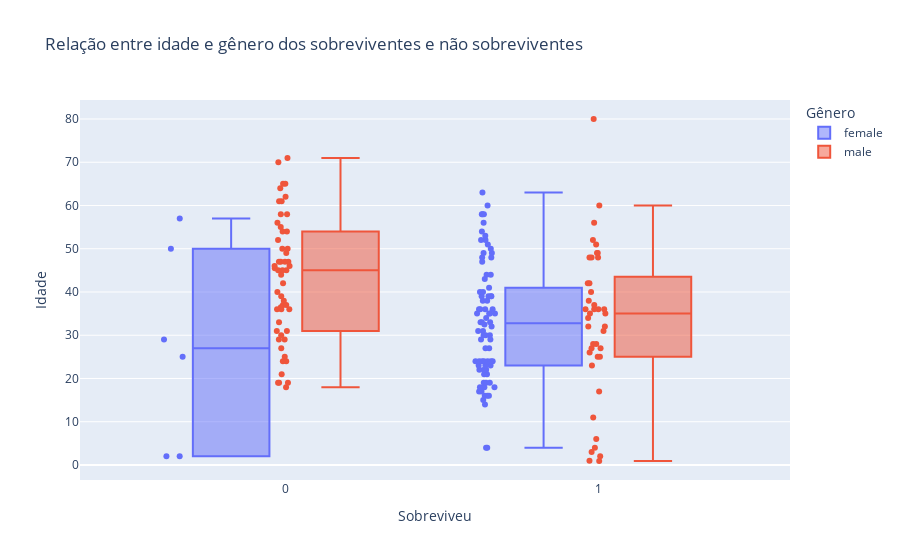

Notebook code cell kept with this figure:
### Markdown cell above
<h1 style="text-align:center;color:red;">Analise da Idade Vs Genero</h1>

### Code cell
# convertendo as colunas para letras minusculas.
df_new.columns = [ l.lower() for l in df_new.columns]
fig = px.box(df_new, x='survived', y='age', color='sex', points='all', title='Relação entre idade e gênero dos sobreviventes e não sobreviventes',
             category_orders={'survived': [0, 1], 'sex': ['female', 'male']},
             labels={'survived': 'Sobreviveu', 'age': 'Idade', 'sex': 'Gênero'})

fig.show()

### Figure 1 — Plotly figure (JSON) as saved in the notebook; plotly's stock layout.template omitted (floating-point values rounded to 4 significant figures)
{"data": [{"alignmentgroup": "True", "boxpoints": "all", "hovertemplate": "Gênero=female<br>Sobreviveu=%{x}<br>Idade=%{y}<extra></extra>", "legendgroup": "female", "marker": {"color": "#636efa"}, "name": "female", "notched": false, "offsetgroup": "female", "orientation": "v", "showlegend": true, "type": "box", "x": [1, 1, 1, 1, 1, 1, 1, 1, 1, 1, 0, 1, 1, 0, 1, 1, 1, 0, 1, 1, 1, 1, 1, 0, 1, 1, 1, 1, 1, 1, 1, 1, 1, 1, 1, 1, 1, 1, 1, 1, 1, 1, 1, 1, 1, 1, 1, 0, 1, 1, 1, 1, 1, 1, 1, 1, 1, 1, 1, 1, 1, 1, 1, 1, 1, 1, 1, 1, 1, 1, 1, 1, 1, 1, 1, 0, 1, 1, 1, 1, 1, 1, 1, 1, 1, 1, 1, 1], "x0": " ", "xaxis": "x", "y": [38, 35, 4, 58, 49, 29, 23, 32.5, 19, 22, 50, 44, 58, 2, 31, 32, 35, 29, 30, 58, 35, 63, 19, 2, 50, 17, 30, 24, 18, 31, 40, 36, 36, 16, 41, 24, 24, 22, 60, 24, 23, 24, 33, 14, 23, 35, 54, 25, 16, 34, 30, 44, 22, 36, 48, 39, 53, 39, 39, 18, 52, 40, 4, 21, 24, 15, 18, 24, 38, 27, 29, 21, 33, 36, 51, 57, 43, 17, 49, 33, 52, 27, 39, 16, 48, 47, 56, 19], "y0": " ", "yaxis": "y"}, {"alignmentgroup": "True", "boxpoints": "all", "hovertemplate": "Gênero=male<br>Sobreviveu=%{x}<br>Idade=%{y}<extra></extra>", "legendgroup": "male", "marker": {"color": "#EF553B"}, "name": "male", "notched": false, "offsetgroup": "male", "orientation": "v", "showlegend": true, "type": "box", "x": [0, 1, 1, 0, 0, 0, 0, 0, 0, 1, 0, 0, 0, 0, 0, 0, 0, 0, 0, 1, 1, 1, 1, 0, 1, 0, 0, 0, 0, 0, 1, 0, 0, 0, 0, 1, 1, 0, 1, 1, 1, 0, 0, 1, 1, 0, 1, 0, 1, 0, 1, 0, 0, 0, 1, 0, 0, 0, 1, 1, 0, 1, 1, 1, 0, 1, 1, 1, 1, 0, 0, 0, 1, 1, 1, 0, 0, 1, 1, 1, 0, 1, 1, 0, 0, 0, 1, 0, 0, 1, 0, 1, 0, 0, 1], "x0": " ", "xaxis": "x", "y": [54, 34, 28, 19, 65, 45, 25, 46, 71, 23, 21, 47, 24, 54, 37, 24, 36.5, 61, 56, 1, 3, 40, 38, 44, 37, 62, 52, 40, 37, 36, 0.92, 45.5, 38, 29, 45, 2, 25, 27, 36, 32, 28, 50, 64, 4, 52, 30, 49, 65, 48, 47, 25, 58, 55, 18, 36, 47, 45, 50, 17, 36, 36, 60, 49, 42, 61, 80, 32, 48, 56, 58, 47, 31, 36, 27, 31, 49, 42, 35, 42, 48, 19, 27, 35, 36, 70, 19, 6, 29, 46, 11, 39, 51, 31, 33, 26], "y0": " ", "yaxis": "y"}], "layout": {"boxmode": "group", "legend": {"title": {"text": "Gênero"}, "tracegroupgap": 0}, "title": {"text": "Relação entre idade e gênero dos sobreviventes e não sobreviventes"}, "xaxis": {"anchor": "y", "categoryarray": [0, 1], "categoryorder": "array", "domain": [0, 1], "title": {"text": "Sobreviveu"}}, "yaxis": {"anchor": "x", "domain": [0, 1], "title": {"text": "Idade"}}}}
